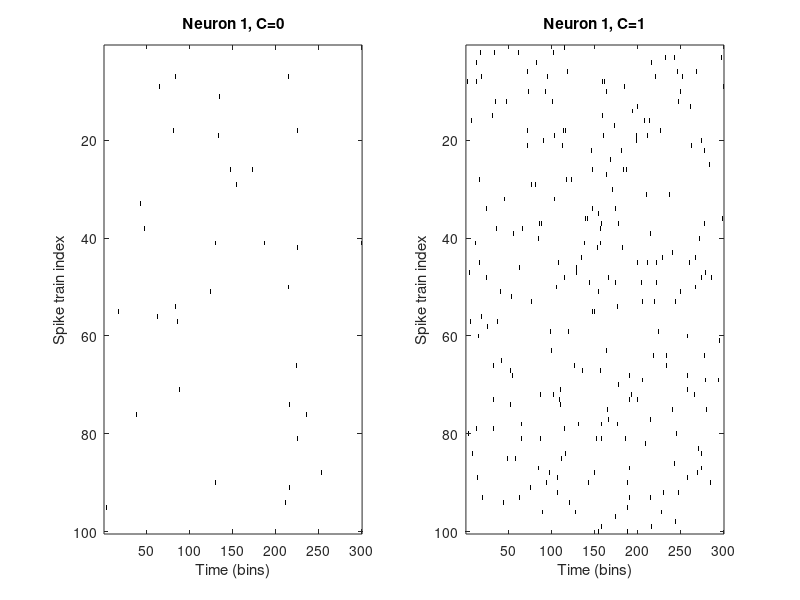

The MATLAB script that drew this image:
function X = generate_spike_trains(N,MODEL,PARAMS)
%% generate_spike_trains.m
% (c) California Institute of Technology
% P. Perona - 16 October, 2013
%


% assign values to the parameters
if nargin<1,
    N = 100;
end

if nargin <2,
    MODEL.LAMBDA = [1 10]'; %% spikes per second
end;

[N_CONDITIONS,N_NEURONS] = size(MODEL.LAMBDA);
if N_CONDITIONS ~= 2, error('Can only deal with 2 conditions'); end;

if nargin<2,
    PARAMS.DT = 0.001; %% in seconds
    PARAMS.T = 0.3; %% in seconds
    PARAMS.DEBUG = 2;
end

p = MODEL.LAMBDA*PARAMS.DT; % probability of an action potential being observed in a given bin

if  max(p(:))> 0.1,
    fprintf(1,'Warning: multi-spike probability in a bin is %f -- need to reduce bin size.\n', p.^2);
end

B = ceil(PARAMS.T/PARAMS.DT); % number of bins per spike train
XX = rand(N,N_NEURONS,B,N_CONDITIONS);
X = zeros(N,N_NEURONS,B,N_CONDITIONS);

for i_c = 1:N_CONDITIONS,
    for i_n = 1:N_NEURONS,
        X(:,i_n,:,i_c) = XX(:,i_n,:,i_c)<p(i_c,i_n);
    end;
end

if PARAMS.DEBUG>1,
    figure(101); clf
    SHOW_SEPARATELY_NEURONS_AND_CONDITIONS = 1;
    if SHOW_SEPARATELY_NEURONS_AND_CONDITIONS,
        
        for i_c = 1:N_CONDITIONS,
            for i_n = 1:N_NEURONS,
                subplot(N_NEURONS,N_CONDITIONS,sub2ind([N_CONDITIONS, N_NEURONS],i_c, i_n));
                imagesc(squeeze(-X(:,i_n,:,i_c))); colormap gray
                xlabel('Time (bins)');
                ylabel('Spike train index');
                title(['Neuron ' num2str(i_n) ', C=' num2str(i_c-1) ]);
            end;
        end
    else % show action potentials in single panel
        imagesc(-reshape(X,[N*N_NEURONS B*N_CONDITIONS]));
        colormap(gray);
        xlabel('Time (bins) x Neuron (index)');
        ylabel('Spike train index x condition');
        n_spikes = sum(X(:));
        n_bins = prod(size(X(:)));
        n_sec = n_bins * PARAMS.DT;
        spikes_per_sec = n_spikes /n_sec;
        title([num2str(n_spikes) ' in ' ...
            num2str(n_bins) ' bins. \lambda = ' ...
            num2str(spikes_per_sec) ' / s']);
    end
end;
